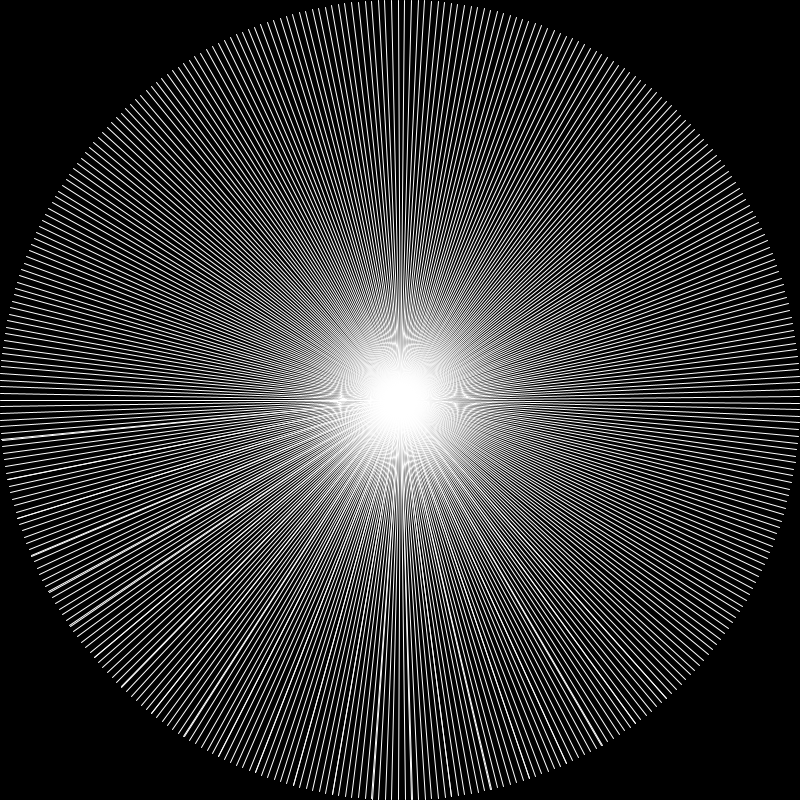
Frame 1 (no input)
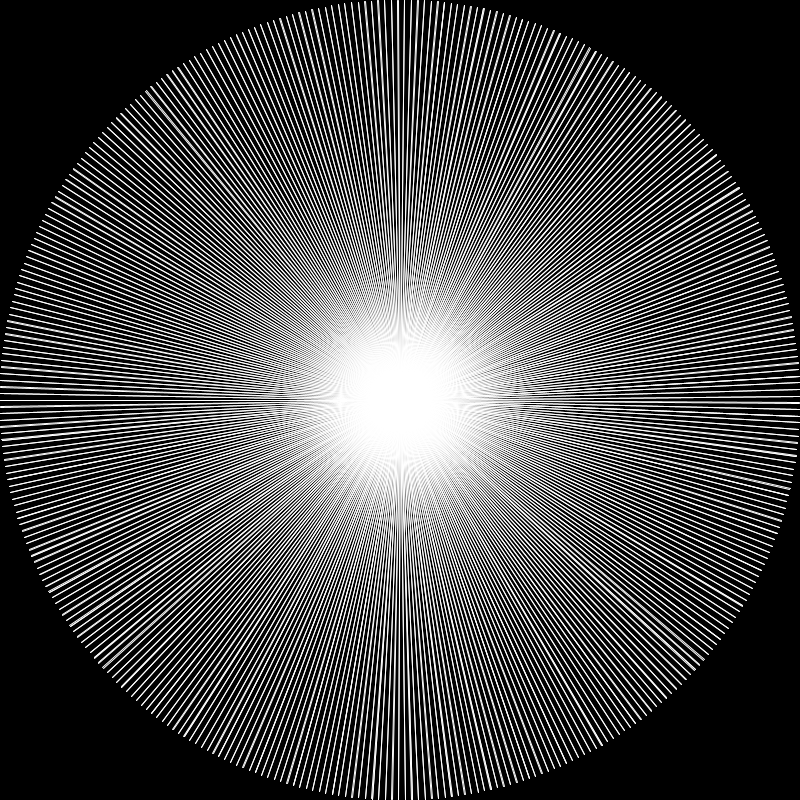
Frame 2 (the mouse pressed at the canvas centre, redrawn once)

The Processing sketch that drew these frames (run headless with seeded random() and noise(); the mouse was pressed at the canvas centre and the sketch redrawn once):

// Processing sketch: processing_94675
// ── processing_94675.pde

float winkel = 0.0;
float radius = 400.0;


void setup() {
  size(800, 800);
  background(0);
} 

void draw() {
  noLoop();


  //-----------------------------------------------------------

  for ( int j = 1; j<=800; j +=2) {

    winkel +=0.1; //0.005 erhöhung des winkelwertes

   
    //-----------------------------------------------------------

    float xx = (width/2 - radius * cos(winkel));
    float yy = (height/2 + radius * sin(winkel));
    //ellipse ( xx,yy,30,30);
    strokeWeight(1);
    stroke(255);
    line(width/2, height/2, xx, yy);

  }
}
